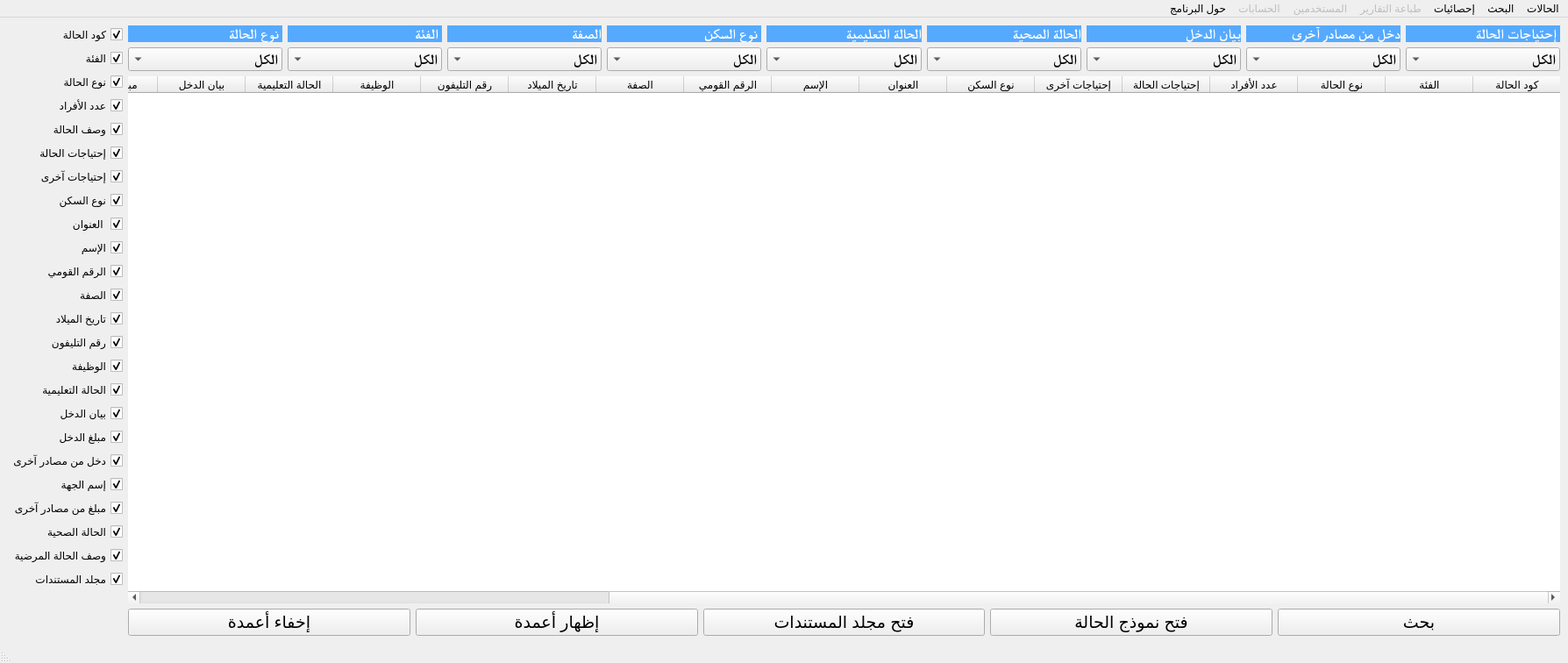
<?xml version="1.0" encoding="UTF-8"?>
<ui version="4.0">
 <class>show_all_case_win</class>
 <widget class="QMainWindow" name="show_all_case_win">
  <property name="windowModality">
   <enum>Qt::NonModal</enum>
  </property>
  <property name="enabled">
   <bool>true</bool>
  </property>
  <property name="geometry">
   <rect>
    <x>0</x>
    <y>0</y>
    <width>1788</width>
    <height>756</height>
   </rect>
  </property>
  <property name="sizePolicy">
   <sizepolicy hsizetype="Preferred" vsizetype="Preferred">
    <horstretch>0</horstretch>
    <verstretch>0</verstretch>
   </sizepolicy>
  </property>
  <property name="windowTitle">
   <string>برنامج جمعية مسجد الرحمن لإدارة الحالات - عرض جميع الحالات - نسخة تجريبية</string>
  </property>
  <property name="layoutDirection">
   <enum>Qt::RightToLeft</enum>
  </property>
  <property name="styleSheet">
   <string notr="true">
QLabel{
background-color: rgb(85, 170, 255);
	
	color: rgb(255, 255, 255);
}


QPushButton{

    background-color:
        linear-gradient(#f0ff35, #a9ff00),
        radial-gradient(center 50% -40%, radius 200%, #b8ee36 45%, #80c800 50%);
    background-radius: 6, 5;
    background-insets: 0, 1;
    effect: dropshadow( three-pass-box , rgba(0,0,0,0.4) , 5, 0.0 , 0 , 1 );
    text-fill: #395306;

}

QLabel{
background-color: rgb(85, 170, 255);
	
	color: rgb(255, 255, 255);
}</string>
  </property>
  <property name="tabShape">
   <enum>QTabWidget::Rounded</enum>
  </property>
  <widget class="QWidget" name="centralwidget">
   <layout class="QGridLayout" name="gridLayout_3">
    <item row="0" column="1" rowspan="2">
     <layout class="QVBoxLayout" name="verticalLayout_12">
      <item>
       <widget class="QCheckBox" name="chb_id">
        <property name="text">
         <string>كود الحالة</string>
        </property>
        <property name="checked">
         <bool>true</bool>
        </property>
       </widget>
      </item>
      <item>
       <widget class="QCheckBox" name="chb_class">
        <property name="text">
         <string>الفئة</string>
        </property>
        <property name="checked">
         <bool>true</bool>
        </property>
       </widget>
      </item>
      <item>
       <widget class="QCheckBox" name="chb_type">
        <property name="text">
         <string>نوع الحالة</string>
        </property>
        <property name="checked">
         <bool>true</bool>
        </property>
       </widget>
      </item>
      <item>
       <widget class="QCheckBox" name="chb_count_family">
        <property name="text">
         <string>عدد الأفراد</string>
        </property>
        <property name="checked">
         <bool>true</bool>
        </property>
       </widget>
      </item>
      <item>
       <widget class="QCheckBox" name="chb_description">
        <property name="text">
         <string>وصف الحالة</string>
        </property>
        <property name="checked">
         <bool>true</bool>
        </property>
       </widget>
      </item>
      <item>
       <widget class="QCheckBox" name="chb_case_needs">
        <property name="text">
         <string>إحتياجات الحالة</string>
        </property>
        <property name="checked">
         <bool>true</bool>
        </property>
       </widget>
      </item>
      <item>
       <widget class="QCheckBox" name="chb_other_needs">
        <property name="text">
         <string>إحتياجات آخرى</string>
        </property>
        <property name="checked">
         <bool>true</bool>
        </property>
       </widget>
      </item>
      <item>
       <widget class="QCheckBox" name="chb_home_type">
        <property name="text">
         <string>نوع السكن</string>
        </property>
        <property name="checked">
         <bool>true</bool>
        </property>
       </widget>
      </item>
      <item>
       <widget class="QCheckBox" name="chb_address">
        <property name="text">
         <string>العنوان </string>
        </property>
        <property name="checked">
         <bool>true</bool>
        </property>
       </widget>
      </item>
      <item>
       <widget class="QCheckBox" name="chb_people_name">
        <property name="text">
         <string>الإسم</string>
        </property>
        <property name="checked">
         <bool>true</bool>
        </property>
       </widget>
      </item>
      <item>
       <widget class="QCheckBox" name="chb_nat_id">
        <property name="text">
         <string>الرقم القومي</string>
        </property>
        <property name="checked">
         <bool>true</bool>
        </property>
        <property name="tristate">
         <bool>false</bool>
        </property>
       </widget>
      </item>
      <item>
       <widget class="QCheckBox" name="chb_parent_or_son">
        <property name="text">
         <string>الصفة</string>
        </property>
        <property name="checked">
         <bool>true</bool>
        </property>
       </widget>
      </item>
      <item>
       <widget class="QCheckBox" name="chb_dob">
        <property name="text">
         <string>تاريخ الميلاد</string>
        </property>
        <property name="checked">
         <bool>true</bool>
        </property>
       </widget>
      </item>
      <item>
       <widget class="QCheckBox" name="chb_phone_no">
        <property name="text">
         <string>رقم التليفون</string>
        </property>
        <property name="checked">
         <bool>true</bool>
        </property>
       </widget>
      </item>
      <item>
       <widget class="QCheckBox" name="chb_jop">
        <property name="text">
         <string>الوظيفة</string>
        </property>
        <property name="checked">
         <bool>true</bool>
        </property>
       </widget>
      </item>
      <item>
       <widget class="QCheckBox" name="chb_learn_status">
        <property name="text">
         <string>الحالة التعليمية</string>
        </property>
        <property name="checked">
         <bool>true</bool>
        </property>
       </widget>
      </item>
      <item>
       <widget class="QCheckBox" name="chb_income_statement">
        <property name="text">
         <string>بيان الدخل</string>
        </property>
        <property name="checked">
         <bool>true</bool>
        </property>
       </widget>
      </item>
      <item>
       <widget class="QCheckBox" name="chb_income_salary">
        <property name="text">
         <string>مبلغ الدخل</string>
        </property>
        <property name="checked">
         <bool>true</bool>
        </property>
       </widget>
      </item>
      <item>
       <widget class="QCheckBox" name="chb_income_st_other">
        <property name="text">
         <string>دخل من مصادر آخرى</string>
        </property>
        <property name="checked">
         <bool>true</bool>
        </property>
       </widget>
      </item>
      <item>
       <widget class="QCheckBox" name="chb_name_of_other">
        <property name="text">
         <string>إسم الجهة</string>
        </property>
        <property name="checked">
         <bool>true</bool>
        </property>
       </widget>
      </item>
      <item>
       <widget class="QCheckBox" name="chb_salary_from_other">
        <property name="text">
         <string>مبلغ من مصادر آخرى</string>
        </property>
        <property name="checked">
         <bool>true</bool>
        </property>
       </widget>
      </item>
      <item>
       <widget class="QCheckBox" name="chb_health_status">
        <property name="text">
         <string>الحالة الصحية</string>
        </property>
        <property name="checked">
         <bool>true</bool>
        </property>
       </widget>
      </item>
      <item>
       <widget class="QCheckBox" name="chb_type_ofdisease">
        <property name="text">
         <string>وصف الحالة المرضية</string>
        </property>
        <property name="checked">
         <bool>true</bool>
        </property>
       </widget>
      </item>
      <item>
       <widget class="QCheckBox" name="chb_folder">
        <property name="text">
         <string>مجلد المستندات</string>
        </property>
        <property name="checked">
         <bool>true</bool>
        </property>
       </widget>
      </item>
     </layout>
    </item>
    <item row="1" column="0">
     <widget class="QTableWidget" name="t_view_data">
      <property name="sizePolicy">
       <sizepolicy hsizetype="Expanding" vsizetype="Preferred">
        <horstretch>0</horstretch>
        <verstretch>100</verstretch>
       </sizepolicy>
      </property>
      <property name="layoutDirection">
       <enum>Qt::RightToLeft</enum>
      </property>
      <property name="frameShape">
       <enum>QFrame::NoFrame</enum>
      </property>
      <property name="frameShadow">
       <enum>QFrame::Raised</enum>
      </property>
      <property name="lineWidth">
       <number>1</number>
      </property>
      <property name="editTriggers">
       <set>QAbstractItemView::AllEditTriggers</set>
      </property>
      <property name="alternatingRowColors">
       <bool>true</bool>
      </property>
      <property name="gridStyle">
       <enum>Qt::DashLine</enum>
      </property>
      <property name="sortingEnabled">
       <bool>true</bool>
      </property>
      <attribute name="horizontalHeaderVisible">
       <bool>true</bool>
      </attribute>
      <attribute name="horizontalHeaderShowSortIndicator" stdset="0">
       <bool>true</bool>
      </attribute>
      <column>
       <property name="text">
        <string>كود الحالة</string>
       </property>
      </column>
      <column>
       <property name="text">
        <string>الفئة</string>
       </property>
      </column>
      <column>
       <property name="text">
        <string>نوع الحالة</string>
       </property>
      </column>
      <column>
       <property name="text">
        <string>عدد الأفراد</string>
       </property>
      </column>
      <column>
       <property name="text">
        <string>إحتياجات الحالة</string>
       </property>
      </column>
      <column>
       <property name="text">
        <string>إحتياجات آخرى</string>
       </property>
      </column>
      <column>
       <property name="text">
        <string>نوع السكن</string>
       </property>
      </column>
      <column>
       <property name="text">
        <string>العنوان</string>
       </property>
      </column>
      <column>
       <property name="text">
        <string>الإسم</string>
       </property>
      </column>
      <column>
       <property name="text">
        <string>الرقم القومي</string>
       </property>
      </column>
      <column>
       <property name="text">
        <string>الصفة</string>
       </property>
      </column>
      <column>
       <property name="text">
        <string>تاريخ الميلاد</string>
       </property>
      </column>
      <column>
       <property name="text">
        <string>رقم التليفون</string>
       </property>
      </column>
      <column>
       <property name="text">
        <string>الوظيفة</string>
       </property>
      </column>
      <column>
       <property name="text">
        <string>الحالة التعليمية</string>
       </property>
      </column>
      <column>
       <property name="text">
        <string>بيان الدخل</string>
       </property>
      </column>
      <column>
       <property name="text">
        <string>مبلغ الدخل</string>
       </property>
      </column>
      <column>
       <property name="text">
        <string>مصادر آخري</string>
       </property>
      </column>
      <column>
       <property name="text">
        <string>مبلغ</string>
       </property>
      </column>
      <column>
       <property name="text">
        <string>إسم الجهة</string>
       </property>
      </column>
      <column>
       <property name="text">
        <string>الحالة الصحية</string>
       </property>
      </column>
      <column>
       <property name="text">
        <string>وصف الحالة المرضية</string>
       </property>
      </column>
      <column>
       <property name="text">
        <string>وصف الحالة</string>
       </property>
      </column>
      <column>
       <property name="text">
        <string>مجلد المستندات</string>
       </property>
      </column>
     </widget>
    </item>
    <item row="2" column="0">
     <layout class="QHBoxLayout" name="horizontalLayout_3">
      <item>
       <widget class="QPushButton" name="btn_search_now">
        <property name="font">
         <font>
          <pointsize>14</pointsize>
         </font>
        </property>
        <property name="toolTip">
         <string>يرجي الاختيار من القوائم المنسدلة أعلاه</string>
        </property>
        <property name="text">
         <string>بحث</string>
        </property>
       </widget>
      </item>
      <item>
       <widget class="QPushButton" name="btn_open_case_form">
        <property name="font">
         <font>
          <pointsize>14</pointsize>
         </font>
        </property>
        <property name="toolTip">
         <string>قم بتحديد كود الحالة أولا ثم اضغط هنالفتح إستمارة بيانات الحالة بالكامل</string>
        </property>
        <property name="text">
         <string>فتح نموذج الحالة</string>
        </property>
       </widget>
      </item>
      <item>
       <widget class="QPushButton" name="btn_open_folder">
        <property name="font">
         <font>
          <pointsize>14</pointsize>
         </font>
        </property>
        <property name="toolTip">
         <string>&lt;html&gt;&lt;head/&gt;&lt;body&gt;&lt;p&gt;&lt;span style=&quot; font-weight:600;&quot;&gt;قم بالوقوف بالمؤشر في خانة مجلد مستندات الحالة ثم اضغط هنا&lt;/span&gt;&lt;/p&gt;&lt;/body&gt;&lt;/html&gt;</string>
        </property>
        <property name="text">
         <string>فتح مجلد المستندات</string>
        </property>
       </widget>
      </item>
      <item>
       <widget class="QPushButton" name="btn_show_columns">
        <property name="font">
         <font>
          <pointsize>14</pointsize>
         </font>
        </property>
        <property name="toolTip">
         <string>&lt;html&gt;&lt;head/&gt;&lt;body&gt;&lt;p&gt;قم بوضع علامة &lt;span style=&quot; font-family:'Arial,sans-serif';&quot;&gt;√&lt;/span&gt;  أمام أسماء الأعمدة ثم اضغط هنا لعرضها&lt;/p&gt;&lt;/body&gt;&lt;/html&gt;</string>
        </property>
        <property name="text">
         <string>إظهار أعمدة</string>
        </property>
       </widget>
      </item>
      <item>
       <widget class="QPushButton" name="btn_hide_columns">
        <property name="font">
         <font>
          <pointsize>14</pointsize>
         </font>
        </property>
        <property name="toolTip">
         <string>&lt;html&gt;&lt;head/&gt;&lt;body&gt;&lt;p&gt;قم بإزالة علامة &lt;span style=&quot; font-family:'Arial,sans-serif';&quot;&gt;√&lt;/span&gt;  من أمام أسماء الأعمدة ثم اضغط هنا للإخفاء&lt;/p&gt;&lt;/body&gt;&lt;/html&gt;</string>
        </property>
        <property name="text">
         <string>إخفاء أعمدة</string>
        </property>
       </widget>
      </item>
     </layout>
    </item>
    <item row="0" column="0">
     <layout class="QGridLayout" name="gridLayout_2">
      <item row="0" column="5">
       <widget class="QLabel" name="label_19">
        <property name="sizePolicy">
         <sizepolicy hsizetype="Expanding" vsizetype="Expanding">
          <horstretch>0</horstretch>
          <verstretch>0</verstretch>
         </sizepolicy>
        </property>
        <property name="font">
         <font>
          <family>Times New Roman</family>
          <pointsize>12</pointsize>
          <weight>75</weight>
          <bold>true</bold>
         </font>
        </property>
        <property name="text">
         <string> نوع السكن</string>
        </property>
       </widget>
      </item>
      <item row="1" column="5">
       <widget class="QComboBox" name="home_type">
        <property name="sizePolicy">
         <sizepolicy hsizetype="Expanding" vsizetype="Expanding">
          <horstretch>0</horstretch>
          <verstretch>0</verstretch>
         </sizepolicy>
        </property>
        <property name="font">
         <font>
          <family>Times New Roman</family>
          <pointsize>12</pointsize>
          <weight>75</weight>
          <bold>true</bold>
         </font>
        </property>
        <item>
         <property name="text">
          <string>الكل</string>
         </property>
        </item>
        <item>
         <property name="text">
          <string>إيجار</string>
         </property>
        </item>
        <item>
         <property name="text">
          <string>ملك</string>
         </property>
        </item>
        <item>
         <property name="text">
          <string>عائلة</string>
         </property>
        </item>
       </widget>
      </item>
      <item row="0" column="1">
       <widget class="QLabel" name="label_12">
        <property name="sizePolicy">
         <sizepolicy hsizetype="Expanding" vsizetype="Expanding">
          <horstretch>0</horstretch>
          <verstretch>0</verstretch>
         </sizepolicy>
        </property>
        <property name="font">
         <font>
          <family>Times New Roman</family>
          <pointsize>12</pointsize>
          <weight>75</weight>
          <bold>true</bold>
         </font>
        </property>
        <property name="text">
         <string>دخل من مصادر آخرى     </string>
        </property>
       </widget>
      </item>
      <item row="0" column="3">
       <widget class="QLabel" name="label_23">
        <property name="sizePolicy">
         <sizepolicy hsizetype="Expanding" vsizetype="Expanding">
          <horstretch>0</horstretch>
          <verstretch>0</verstretch>
         </sizepolicy>
        </property>
        <property name="font">
         <font>
          <family>Times New Roman</family>
          <pointsize>12</pointsize>
          <weight>75</weight>
          <bold>true</bold>
         </font>
        </property>
        <property name="text">
         <string>الحالة الصحية</string>
        </property>
       </widget>
      </item>
      <item row="1" column="4">
       <widget class="QComboBox" name="learn_status">
        <property name="sizePolicy">
         <sizepolicy hsizetype="Expanding" vsizetype="Expanding">
          <horstretch>0</horstretch>
          <verstretch>0</verstretch>
         </sizepolicy>
        </property>
        <property name="font">
         <font>
          <family>Times New Roman</family>
          <pointsize>12</pointsize>
          <weight>75</weight>
          <bold>true</bold>
         </font>
        </property>
        <item>
         <property name="text">
          <string>الكل</string>
         </property>
        </item>
        <item>
         <property name="text">
          <string>لا يوجد</string>
         </property>
        </item>
        <item>
         <property name="text">
          <string>محو أمية</string>
         </property>
        </item>
        <item>
         <property name="text">
          <string>حضانة</string>
         </property>
        </item>
        <item>
         <property name="text">
          <string>ابتدائي</string>
         </property>
        </item>
        <item>
         <property name="text">
          <string>اعدادى</string>
         </property>
        </item>
        <item>
         <property name="text">
          <string>ثانوي عام</string>
         </property>
        </item>
        <item>
         <property name="text">
          <string>ثانوي تجارى</string>
         </property>
        </item>
        <item>
         <property name="text">
          <string>ثانوي زراعي</string>
         </property>
        </item>
        <item>
         <property name="text">
          <string>ثانوي صناعي</string>
         </property>
        </item>
        <item>
         <property name="text">
          <string>جامعة</string>
         </property>
        </item>
        <item>
         <property name="text">
          <string>معهد</string>
         </property>
        </item>
       </widget>
      </item>
      <item row="0" column="2">
       <widget class="QLabel" name="label_10">
        <property name="sizePolicy">
         <sizepolicy hsizetype="Expanding" vsizetype="Expanding">
          <horstretch>0</horstretch>
          <verstretch>0</verstretch>
         </sizepolicy>
        </property>
        <property name="font">
         <font>
          <family>Times New Roman</family>
          <pointsize>12</pointsize>
          <weight>75</weight>
          <bold>true</bold>
         </font>
        </property>
        <property name="text">
         <string>بيان الدخل</string>
        </property>
       </widget>
      </item>
      <item row="1" column="1">
       <widget class="QComboBox" name="other_income">
        <property name="sizePolicy">
         <sizepolicy hsizetype="Expanding" vsizetype="Expanding">
          <horstretch>0</horstretch>
          <verstretch>0</verstretch>
         </sizepolicy>
        </property>
        <property name="font">
         <font>
          <family>Times New Roman</family>
          <pointsize>12</pointsize>
          <weight>75</weight>
          <bold>true</bold>
         </font>
        </property>
        <item>
         <property name="text">
          <string>الكل</string>
         </property>
        </item>
        <item>
         <property name="text">
          <string>لا يوجد</string>
         </property>
        </item>
        <item>
         <property name="text">
          <string>كفالة كاملة</string>
         </property>
        </item>
        <item>
         <property name="text">
          <string>موسمية</string>
         </property>
        </item>
        <item>
         <property name="text">
          <string>علاج</string>
         </property>
        </item>
        <item>
         <property name="text">
          <string>مشروع لزيادة الدخل</string>
         </property>
        </item>
        <item>
         <property name="text">
          <string>أقارب</string>
         </property>
        </item>
        <item>
         <property name="text">
          <string>آخرى</string>
         </property>
        </item>
       </widget>
      </item>
      <item row="1" column="2">
       <widget class="QComboBox" name="income_statement">
        <property name="sizePolicy">
         <sizepolicy hsizetype="Expanding" vsizetype="Expanding">
          <horstretch>0</horstretch>
          <verstretch>0</verstretch>
         </sizepolicy>
        </property>
        <property name="font">
         <font>
          <family>Times New Roman</family>
          <pointsize>12</pointsize>
          <weight>75</weight>
          <bold>true</bold>
         </font>
        </property>
        <item>
         <property name="text">
          <string>الكل</string>
         </property>
        </item>
        <item>
         <property name="text">
          <string>لا يوجد</string>
         </property>
        </item>
        <item>
         <property name="text">
          <string>حر</string>
         </property>
        </item>
        <item>
         <property name="text">
          <string>حكومي</string>
         </property>
        </item>
        <item>
         <property name="text">
          <string>معاش ضمان إجتماعي</string>
         </property>
        </item>
        <item>
         <property name="text">
          <string>معاش تأمينات</string>
         </property>
        </item>
       </widget>
      </item>
      <item row="0" column="4">
       <widget class="QLabel" name="label_8">
        <property name="sizePolicy">
         <sizepolicy hsizetype="Expanding" vsizetype="Expanding">
          <horstretch>0</horstretch>
          <verstretch>0</verstretch>
         </sizepolicy>
        </property>
        <property name="font">
         <font>
          <family>Times New Roman</family>
          <pointsize>12</pointsize>
          <weight>75</weight>
          <bold>true</bold>
         </font>
        </property>
        <property name="text">
         <string>الحالة التعليمية</string>
        </property>
       </widget>
      </item>
      <item row="1" column="0">
       <widget class="QComboBox" name="case_needs">
        <property name="sizePolicy">
         <sizepolicy hsizetype="Expanding" vsizetype="Expanding">
          <horstretch>0</horstretch>
          <verstretch>0</verstretch>
         </sizepolicy>
        </property>
        <property name="font">
         <font>
          <family>Times New Roman</family>
          <pointsize>12</pointsize>
          <weight>75</weight>
          <bold>true</bold>
         </font>
        </property>
        <item>
         <property name="text">
          <string>الكل</string>
         </property>
        </item>
        <item>
         <property name="text">
          <string>مساعدات مالية شهرية</string>
         </property>
        </item>
        <item>
         <property name="text">
          <string>مساعدات موسمية</string>
         </property>
        </item>
        <item>
         <property name="text">
          <string>ادخال مرافق</string>
         </property>
        </item>
        <item>
         <property name="text">
          <string>أثاث</string>
         </property>
        </item>
        <item>
         <property name="text">
          <string>متابعة تعليم أولاد</string>
         </property>
        </item>
        <item>
         <property name="text">
          <string>حل مشاكل أسرية</string>
         </property>
        </item>
        <item>
         <property name="text">
          <string>مشروع لزيادة الدخل</string>
         </property>
        </item>
        <item>
         <property name="text">
          <string>طبية وعلاج</string>
         </property>
        </item>
        <item>
         <property name="text">
          <string>آخرى</string>
         </property>
        </item>
       </widget>
      </item>
      <item row="1" column="7">
       <widget class="QComboBox" name="case_class">
        <property name="sizePolicy">
         <sizepolicy hsizetype="Expanding" vsizetype="Expanding">
          <horstretch>0</horstretch>
          <verstretch>0</verstretch>
         </sizepolicy>
        </property>
        <property name="font">
         <font>
          <family>Times New Roman</family>
          <pointsize>12</pointsize>
          <weight>75</weight>
          <bold>true</bold>
         </font>
        </property>
        <item>
         <property name="text">
          <string>الكل</string>
         </property>
        </item>
        <item>
         <property name="text">
          <string>أ -  أشد استحقاقا</string>
         </property>
        </item>
        <item>
         <property name="text">
          <string>ب - متوسطة الاستحقاق</string>
         </property>
        </item>
        <item>
         <property name="text">
          <string>ج - حالات موسمية</string>
         </property>
        </item>
        <item>
         <property name="text">
          <string>د - حالات مرفوضة</string>
         </property>
        </item>
       </widget>
      </item>
      <item row="0" column="7">
       <widget class="QLabel" name="label_3">
        <property name="sizePolicy">
         <sizepolicy hsizetype="Expanding" vsizetype="Expanding">
          <horstretch>0</horstretch>
          <verstretch>0</verstretch>
         </sizepolicy>
        </property>
        <property name="font">
         <font>
          <family>Times New Roman</family>
          <pointsize>12</pointsize>
          <weight>75</weight>
          <bold>true</bold>
         </font>
        </property>
        <property name="text">
         <string> الفئة</string>
        </property>
       </widget>
      </item>
      <item row="0" column="0">
       <widget class="QLabel" name="label_21">
        <property name="sizePolicy">
         <sizepolicy hsizetype="Expanding" vsizetype="Expanding">
          <horstretch>0</horstretch>
          <verstretch>0</verstretch>
         </sizepolicy>
        </property>
        <property name="font">
         <font>
          <family>Times New Roman</family>
          <pointsize>12</pointsize>
          <weight>75</weight>
          <bold>true</bold>
         </font>
        </property>
        <property name="text">
         <string> إحتياجات الحالة   </string>
        </property>
       </widget>
      </item>
      <item row="1" column="6">
       <widget class="QComboBox" name="parent_or_son">
        <property name="sizePolicy">
         <sizepolicy hsizetype="Expanding" vsizetype="Expanding">
          <horstretch>0</horstretch>
          <verstretch>0</verstretch>
         </sizepolicy>
        </property>
        <property name="font">
         <font>
          <family>Times New Roman</family>
          <pointsize>12</pointsize>
          <weight>75</weight>
          <bold>true</bold>
         </font>
        </property>
        <item>
         <property name="text">
          <string>الكل</string>
         </property>
        </item>
        <item>
         <property name="text">
          <string>أب</string>
         </property>
        </item>
        <item>
         <property name="text">
          <string>أم</string>
         </property>
        </item>
        <item>
         <property name="text">
          <string>ابن</string>
         </property>
        </item>
        <item>
         <property name="text">
          <string>ابنة</string>
         </property>
        </item>
        <item>
         <property name="text">
          <string>جد / جدة</string>
         </property>
        </item>
        <item>
         <property name="text">
          <string>عم / عمة</string>
         </property>
        </item>
        <item>
         <property name="text">
          <string>خال / خالة</string>
         </property>
        </item>
        <item>
         <property name="text">
          <string>حالة منفردة</string>
         </property>
        </item>
       </widget>
      </item>
      <item row="0" column="8">
       <widget class="QLabel" name="label_2">
        <property name="sizePolicy">
         <sizepolicy hsizetype="Expanding" vsizetype="Expanding">
          <horstretch>0</horstretch>
          <verstretch>0</verstretch>
         </sizepolicy>
        </property>
        <property name="font">
         <font>
          <family>Times New Roman</family>
          <pointsize>12</pointsize>
          <weight>75</weight>
          <bold>true</bold>
         </font>
        </property>
        <property name="text">
         <string> نوع الحالة</string>
        </property>
        <property name="buddy">
         <cstring>type_of_case</cstring>
        </property>
       </widget>
      </item>
      <item row="1" column="8">
       <widget class="QComboBox" name="type_of_case">
        <property name="sizePolicy">
         <sizepolicy hsizetype="Expanding" vsizetype="Expanding">
          <horstretch>0</horstretch>
          <verstretch>0</verstretch>
         </sizepolicy>
        </property>
        <property name="font">
         <font>
          <family>Times New Roman</family>
          <pointsize>12</pointsize>
          <weight>75</weight>
          <bold>true</bold>
         </font>
        </property>
        <item>
         <property name="text">
          <string>الكل</string>
         </property>
        </item>
        <item>
         <property name="text">
          <string>مرضي</string>
         </property>
        </item>
        <item>
         <property name="text">
          <string>أرملة</string>
         </property>
        </item>
        <item>
         <property name="text">
          <string>أيتام</string>
         </property>
        </item>
        <item>
         <property name="text">
          <string>مطلقة</string>
         </property>
        </item>
        <item>
         <property name="text">
          <string>هجر</string>
         </property>
        </item>
        <item>
         <property name="text">
          <string>اقتصادية</string>
         </property>
        </item>
        <item>
         <property name="text">
          <string>مسن</string>
         </property>
        </item>
        <item>
         <property name="text">
          <string>إعاقة</string>
         </property>
        </item>
       </widget>
      </item>
      <item row="0" column="6">
       <widget class="QLabel" name="label_16">
        <property name="sizePolicy">
         <sizepolicy hsizetype="Expanding" vsizetype="Expanding">
          <horstretch>0</horstretch>
          <verstretch>0</verstretch>
         </sizepolicy>
        </property>
        <property name="font">
         <font>
          <family>Times New Roman</family>
          <pointsize>12</pointsize>
          <weight>75</weight>
          <bold>true</bold>
         </font>
        </property>
        <property name="styleSheet">
         <string notr="true"/>
        </property>
        <property name="text">
         <string>الصفة</string>
        </property>
       </widget>
      </item>
      <item row="1" column="3">
       <widget class="QComboBox" name="health_status">
        <property name="sizePolicy">
         <sizepolicy hsizetype="Expanding" vsizetype="Expanding">
          <horstretch>0</horstretch>
          <verstretch>0</verstretch>
         </sizepolicy>
        </property>
        <property name="font">
         <font>
          <family>Times New Roman</family>
          <pointsize>12</pointsize>
          <weight>75</weight>
          <bold>true</bold>
         </font>
        </property>
        <item>
         <property name="text">
          <string>الكل</string>
         </property>
        </item>
        <item>
         <property name="text">
          <string>جيد</string>
         </property>
        </item>
        <item>
         <property name="text">
          <string>متوسط</string>
         </property>
        </item>
        <item>
         <property name="text">
          <string>مريض</string>
         </property>
        </item>
        <item>
         <property name="text">
          <string>مرض مزمن</string>
         </property>
        </item>
       </widget>
      </item>
     </layout>
    </item>
   </layout>
  </widget>
  <widget class="QMenuBar" name="menubar">
   <property name="geometry">
    <rect>
     <x>0</x>
     <y>0</y>
     <width>1788</width>
     <height>21</height>
    </rect>
   </property>
   <widget class="QMenu" name="mn_cases">
    <property name="title">
     <string>الحالات</string>
    </property>
    <addaction name="mn_view_cases"/>
    <addaction name="separator"/>
    <addaction name="mn_input_cases"/>
    <addaction name="separator"/>
    <addaction name="mn_update_case"/>
   </widget>
   <widget class="QMenu" name="mn_search">
    <property name="title">
     <string>البحث</string>
    </property>
    <widget class="QMenu" name="mn_search_adv">
     <property name="title">
      <string>بحث متقدم</string>
     </property>
     <addaction name="mn_search_code"/>
     <addaction name="mn_search_name"/>
     <addaction name="mn_search_age"/>
     <addaction name="mn_search_natid"/>
     <addaction name="mn_search_salary"/>
     <addaction name="mn_search_jop"/>
     <addaction name="mn_search_count_f"/>
     <addaction name="mn_search_phone"/>
    </widget>
    <addaction name="mn_search_cmb"/>
    <addaction name="separator"/>
    <addaction name="mn_search_adv"/>
   </widget>
   <widget class="QMenu" name="mn_print">
    <property name="enabled">
     <bool>false</bool>
    </property>
    <property name="title">
     <string>طباعة التقارير</string>
    </property>
    <addaction name="action_15"/>
    <addaction name="action_16"/>
    <addaction name="action_17"/>
   </widget>
   <widget class="QMenu" name="mn_users">
    <property name="enabled">
     <bool>false</bool>
    </property>
    <property name="title">
     <string>المستخدمين</string>
    </property>
    <addaction name="action_18"/>
    <addaction name="action_19"/>
    <addaction name="action_20"/>
   </widget>
   <widget class="QMenu" name="mn_about">
    <property name="title">
     <string>حول البرنامج</string>
    </property>
    <addaction name="mn_explain"/>
    <addaction name="mn_contact"/>
   </widget>
   <widget class="QMenu" name="mn_accounting">
    <property name="enabled">
     <bool>false</bool>
    </property>
    <property name="title">
     <string>الحسابات</string>
    </property>
    <addaction name="action_1"/>
    <addaction name="action_2"/>
    <addaction name="action_3"/>
   </widget>
   <widget class="QMenu" name="mn_statistics">
    <property name="title">
     <string>إحصائيات</string>
    </property>
    <addaction name="mn_cases_counter"/>
   </widget>
   <addaction name="mn_cases"/>
   <addaction name="mn_search"/>
   <addaction name="mn_statistics"/>
   <addaction name="mn_print"/>
   <addaction name="mn_users"/>
   <addaction name="mn_accounting"/>
   <addaction name="mn_about"/>
  </widget>
  <widget class="QStatusBar" name="statusbar"/>
  <action name="mn_view_cases">
   <property name="text">
    <string>عرض الحالات</string>
   </property>
  </action>
  <action name="mn_input_cases">
   <property name="text">
    <string>ادخال بيانات</string>
   </property>
  </action>
  <action name="mn_update_case">
   <property name="text">
    <string>تحديث بيانات</string>
   </property>
  </action>
  <action name="mn_search_cmb">
   <property name="text">
    <string>بحث بالقوائم المنسدلة</string>
   </property>
  </action>
  <action name="mn_search_name">
   <property name="text">
    <string>بالاسم</string>
   </property>
  </action>
  <action name="mn_search_age">
   <property name="text">
    <string>بالسن</string>
   </property>
  </action>
  <action name="mn_search_natid">
   <property name="text">
    <string>الرقم القومي</string>
   </property>
  </action>
  <action name="mn_search_salary">
   <property name="text">
    <string>مبلغ الدخل</string>
   </property>
  </action>
  <action name="mn_search_jop">
   <property name="text">
    <string>الوظيفة</string>
   </property>
  </action>
  <action name="mn_search_count_f">
   <property name="text">
    <string>عدد أفراد الحالة</string>
   </property>
  </action>
  <action name="mn_search_phone">
   <property name="text">
    <string>رقم التليفون</string>
   </property>
  </action>
  <action name="action_15">
   <property name="text">
    <string>تجريبي 1</string>
   </property>
  </action>
  <action name="action_16">
   <property name="text">
    <string>تجريبي 2</string>
   </property>
  </action>
  <action name="action_17">
   <property name="text">
    <string>تجريبي 3</string>
   </property>
  </action>
  <action name="action_18">
   <property name="text">
    <string>تجريبي 1</string>
   </property>
  </action>
  <action name="action_19">
   <property name="text">
    <string>تجريبي 2</string>
   </property>
  </action>
  <action name="action_20">
   <property name="text">
    <string>تجريبي 3</string>
   </property>
  </action>
  <action name="mn_explain">
   <property name="text">
    <string>كيفية الاستخدام</string>
   </property>
  </action>
  <action name="mn_contact">
   <property name="text">
    <string>الاتصال بمطور البرنامج</string>
   </property>
  </action>
  <action name="action_1">
   <property name="enabled">
    <bool>true</bool>
   </property>
   <property name="text">
    <string>تجريبي 1</string>
   </property>
  </action>
  <action name="action_2">
   <property name="text">
    <string>تجريبي 2</string>
   </property>
  </action>
  <action name="action_3">
   <property name="text">
    <string>تجريبي 3</string>
   </property>
  </action>
  <action name="mn_search_code">
   <property name="text">
    <string>بالكود</string>
   </property>
  </action>
  <action name="mn_cases_counter">
   <property name="text">
    <string>عدد الحالات</string>
   </property>
  </action>
 </widget>
 <resources/>
 <connections/>
</ui>
